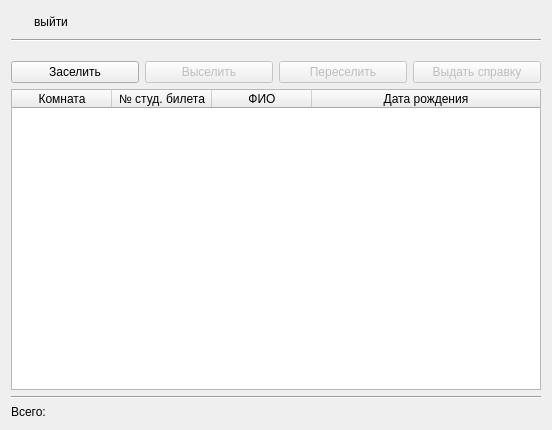
<?xml version="1.0" encoding="UTF-8"?>
<ui version="4.0">
 <class>commandantDialog</class>
 <widget class="QDialog" name="commandantDialog">
  <property name="geometry">
   <rect>
    <x>0</x>
    <y>0</y>
    <width>530</width>
    <height>430</height>
   </rect>
  </property>
  <property name="maximumSize">
   <size>
    <width>530</width>
    <height>430</height>
   </size>
  </property>
  <property name="windowTitle">
   <string>Dialog</string>
  </property>
  <property name="windowIcon">
   <iconset resource="resources.qrc">
    <normaloff>:/icons/List-add.svg</normaloff>:/icons/List-add.svg</iconset>
  </property>
  <layout class="QVBoxLayout" name="verticalLayout_2">
   <item>
    <layout class="QVBoxLayout" name="verticalLayout">
     <item>
      <layout class="QHBoxLayout" name="horizontalLayout_2">
       <item>
        <widget class="QPushButton" name="pushButton">
         <property name="maximumSize">
          <size>
           <width>80</width>
           <height>25</height>
          </size>
         </property>
         <property name="text">
          <string>выйти</string>
         </property>
         <property name="icon">
          <iconset resource="resources.qrc">
           <normaloff>:/icons/Go-previous.svg</normaloff>:/icons/Go-previous.svg</iconset>
         </property>
         <property name="default">
          <bool>false</bool>
         </property>
         <property name="flat">
          <bool>true</bool>
         </property>
        </widget>
       </item>
       <item>
        <spacer name="horizontalSpacer">
         <property name="orientation">
          <enum>Qt::Horizontal</enum>
         </property>
         <property name="sizeHint" stdset="0">
          <size>
           <width>40</width>
           <height>20</height>
          </size>
         </property>
        </spacer>
       </item>
      </layout>
     </item>
     <item>
      <widget class="Line" name="line_2">
       <property name="orientation">
        <enum>Qt::Horizontal</enum>
       </property>
      </widget>
     </item>
     <item>
      <spacer name="verticalSpacer_2">
       <property name="orientation">
        <enum>Qt::Vertical</enum>
       </property>
       <property name="sizeType">
        <enum>QSizePolicy::Fixed</enum>
       </property>
       <property name="sizeHint" stdset="0">
        <size>
         <width>20</width>
         <height>13</height>
        </size>
       </property>
      </spacer>
     </item>
     <item>
      <layout class="QHBoxLayout" name="horizontalLayout">
       <item>
        <widget class="QPushButton" name="checkinButton">
         <property name="text">
          <string>Заселить</string>
         </property>
         <property name="icon">
          <iconset resource="resources.qrc">
           <normaloff>:/icons/List-add.svg</normaloff>:/icons/List-add.svg</iconset>
         </property>
        </widget>
       </item>
       <item>
        <widget class="QPushButton" name="checkoutButton">
         <property name="enabled">
          <bool>false</bool>
         </property>
         <property name="text">
          <string>Выселить</string>
         </property>
         <property name="icon">
          <iconset resource="resources.qrc">
           <normaloff>:/icons/List-remove.svg</normaloff>:/icons/List-remove.svg</iconset>
         </property>
         <attribute name="buttonGroup">
          <string notr="true">buttonGroup</string>
         </attribute>
        </widget>
       </item>
       <item>
        <widget class="QPushButton" name="relocButton">
         <property name="enabled">
          <bool>false</bool>
         </property>
         <property name="text">
          <string>Переселить</string>
         </property>
         <property name="icon">
          <iconset resource="resources.qrc">
           <normaloff>:/icons/Go-jump.svg</normaloff>:/icons/Go-jump.svg</iconset>
         </property>
         <attribute name="buttonGroup">
          <string notr="true">buttonGroup</string>
         </attribute>
        </widget>
       </item>
       <item>
        <widget class="QPushButton" name="giveDocButton">
         <property name="enabled">
          <bool>false</bool>
         </property>
         <property name="text">
          <string>Выдать справку</string>
         </property>
         <property name="icon">
          <iconset resource="resources.qrc">
           <normaloff>:/icons/Format-justify-center.svg</normaloff>:/icons/Format-justify-center.svg</iconset>
         </property>
         <attribute name="buttonGroup">
          <string notr="true">buttonGroup</string>
         </attribute>
        </widget>
       </item>
      </layout>
     </item>
     <item>
      <widget class="QTableWidget" name="tableWidget">
       <property name="minimumSize">
        <size>
         <width>530</width>
         <height>300</height>
        </size>
       </property>
       <property name="maximumSize">
        <size>
         <width>530</width>
         <height>400</height>
        </size>
       </property>
       <property name="sizeAdjustPolicy">
        <enum>QAbstractScrollArea::AdjustToContents</enum>
       </property>
       <property name="editTriggers">
        <set>QAbstractItemView::NoEditTriggers</set>
       </property>
       <property name="selectionMode">
        <enum>QAbstractItemView::SingleSelection</enum>
       </property>
       <property name="selectionBehavior">
        <enum>QAbstractItemView::SelectRows</enum>
       </property>
       <property name="textElideMode">
        <enum>Qt::ElideMiddle</enum>
       </property>
       <property name="wordWrap">
        <bool>false</bool>
       </property>
       <attribute name="horizontalHeaderCascadingSectionResizes">
        <bool>true</bool>
       </attribute>
       <attribute name="horizontalHeaderMinimumSectionSize">
        <number>29</number>
       </attribute>
       <attribute name="horizontalHeaderShowSortIndicator" stdset="0">
        <bool>false</bool>
       </attribute>
       <attribute name="horizontalHeaderStretchLastSection">
        <bool>true</bool>
       </attribute>
       <attribute name="verticalHeaderHighlightSections">
        <bool>false</bool>
       </attribute>
       <column>
        <property name="text">
         <string>Комната</string>
        </property>
       </column>
       <column>
        <property name="text">
         <string>№ студ. билета</string>
        </property>
       </column>
       <column>
        <property name="text">
         <string>ФИО</string>
        </property>
       </column>
       <column>
        <property name="text">
         <string>Дата рождения</string>
        </property>
       </column>
      </widget>
     </item>
     <item>
      <widget class="Line" name="line">
       <property name="orientation">
        <enum>Qt::Horizontal</enum>
       </property>
      </widget>
     </item>
     <item>
      <widget class="QLabel" name="label">
       <property name="text">
        <string>Всего:</string>
       </property>
      </widget>
     </item>
    </layout>
   </item>
  </layout>
 </widget>
 <resources>
  <include location="resources.qrc"/>
 </resources>
 <connections/>
 <buttongroups>
  <buttongroup name="buttonGroup"/>
 </buttongroups>
</ui>
